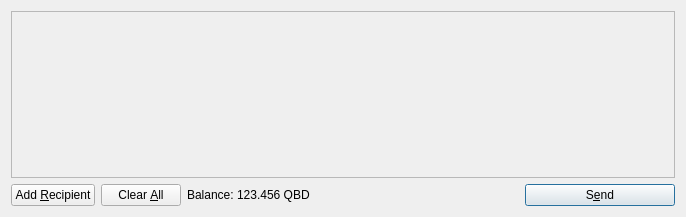
<?xml version="1.0" encoding="UTF-8"?>
<ui version="4.0">
 <class>SendCoinsDialog</class>
 <widget class="QDialog" name="SendCoinsDialog">
  <property name="geometry">
   <rect>
    <x>0</x>
    <y>0</y>
    <width>686</width>
    <height>217</height>
   </rect>
  </property>
  <property name="windowTitle">
   <string>Send Coins</string>
  </property>
  <layout class="QVBoxLayout" name="verticalLayout">
   <item>
    <widget class="QScrollArea" name="scrollArea">
     <property name="widgetResizable">
      <bool>true</bool>
     </property>
     <widget class="QWidget" name="scrollAreaWidgetContents">
      <property name="geometry">
       <rect>
        <x>0</x>
        <y>0</y>
        <width>666</width>
        <height>165</height>
       </rect>
      </property>
      <layout class="QVBoxLayout" name="verticalLayout_2">
       <property name="margin">
        <number>0</number>
       </property>
       <item>
        <layout class="QVBoxLayout" name="entries">
         <property name="spacing">
          <number>6</number>
         </property>
        </layout>
       </item>
       <item>
        <spacer name="verticalSpacer">
         <property name="orientation">
          <enum>Qt::Vertical</enum>
         </property>
         <property name="sizeHint" stdset="0">
          <size>
           <width>20</width>
           <height>40</height>
          </size>
         </property>
        </spacer>
       </item>
      </layout>
     </widget>
    </widget>
   </item>
   <item>
    <layout class="QHBoxLayout" name="horizontalLayout">
     <item>
      <widget class="QPushButton" name="addButton">
       <property name="toolTip">
        <string>Send to multiple recipients at once</string>
       </property>
       <property name="text">
        <string>Add &amp;Recipient</string>
       </property>
       <property name="icon">
        <iconset resource="../bitcoin.qrc">
         <normaloff>:/icons/add</normaloff>:/icons/add</iconset>
       </property>
       <property name="autoDefault">
        <bool>false</bool>
       </property>
      </widget>
     </item>
     <item>
      <widget class="QPushButton" name="clearButton">
       <property name="sizePolicy">
        <sizepolicy hsizetype="Minimum" vsizetype="Fixed">
         <horstretch>0</horstretch>
         <verstretch>0</verstretch>
        </sizepolicy>
       </property>
       <property name="toolTip">
        <string>Remove all transaction fields</string>
       </property>
       <property name="text">
        <string>Clear &amp;All</string>
       </property>
       <property name="icon">
        <iconset resource="../bitcoin.qrc">
         <normaloff>:/icons/remove</normaloff>:/icons/remove</iconset>
       </property>
       <property name="autoRepeatDelay">
        <number>300</number>
       </property>
       <property name="autoDefault">
        <bool>false</bool>
       </property>
      </widget>
     </item>
     <item>
      <layout class="QHBoxLayout" name="horizontalLayout_2">
       <property name="spacing">
        <number>3</number>
       </property>
       <item>
        <widget class="QLabel" name="label">
         <property name="text">
          <string>Balance:</string>
         </property>
        </widget>
       </item>
       <item>
        <widget class="QLabel" name="labelBalance">
         <property name="cursor">
          <cursorShape>IBeamCursor</cursorShape>
         </property>
         <property name="text">
          <string>123.456 QBD</string>
         </property>
         <property name="textInteractionFlags">
          <set>Qt::LinksAccessibleByMouse|Qt::TextSelectableByKeyboard|Qt::TextSelectableByMouse</set>
         </property>
        </widget>
       </item>
      </layout>
     </item>
     <item>
      <spacer name="horizontalSpacer">
       <property name="orientation">
        <enum>Qt::Horizontal</enum>
       </property>
       <property name="sizeHint" stdset="0">
        <size>
         <width>40</width>
         <height>20</height>
        </size>
       </property>
      </spacer>
     </item>
     <item>
      <widget class="QPushButton" name="sendButton">
       <property name="minimumSize">
        <size>
         <width>150</width>
         <height>0</height>
        </size>
       </property>
       <property name="toolTip">
        <string>Confirm the send action</string>
       </property>
       <property name="text">
        <string>S&amp;end</string>
       </property>
       <property name="icon">
        <iconset resource="../bitcoin.qrc">
         <normaloff>:/icons/send</normaloff>:/icons/send</iconset>
       </property>
       <property name="default">
        <bool>true</bool>
       </property>
      </widget>
     </item>
    </layout>
   </item>
  </layout>
 </widget>
 <resources>
  <include location="../bitcoin.qrc"/>
 </resources>
 <connections/>
</ui>
